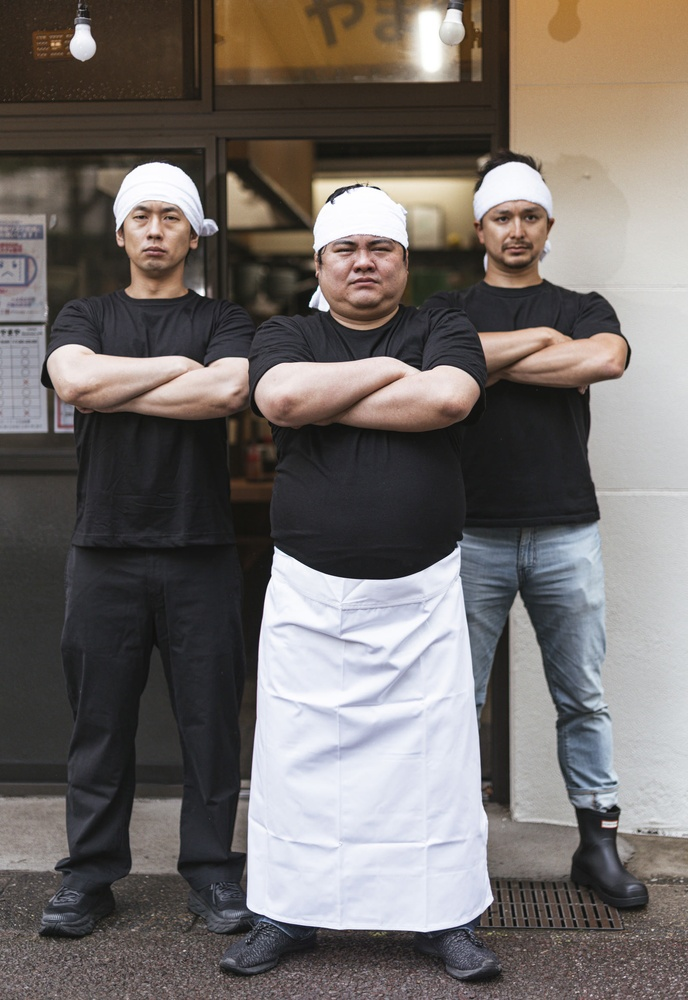
#> input picture images/opencv/ramen_mans.jpg, 688 x 1000 px, shrunk from 1600 x 2327 before the run, found by its file name
$ python face-detection.py
#> lines starting #> are read from the running program, lines starting #| are printed output that depends on the picture
import cv2
import matplotlib.pyplot as plt


def main():
    # 画像の読み込み
    ramen_mans = cv2.imread("images/opencv/ramen_mans.jpg")
#> ramen_mans is the input picture: shape (1000, 688, 3); mean B, G, R 104.8, 107.9, 114.1

    # RGB 変換
    img = cv2.cvtColor(ramen_mans, cv2.COLOR_BGR2RGB)

    # 事前にアップロードしたファイル読み込み
    cascade = cv2.CascadeClassifier("utils/haarcascade_frontalface_default.xml")

    # 顔を検出
    gray = cv2.cvtColor(img, cv2.COLOR_BGR2GRAY)
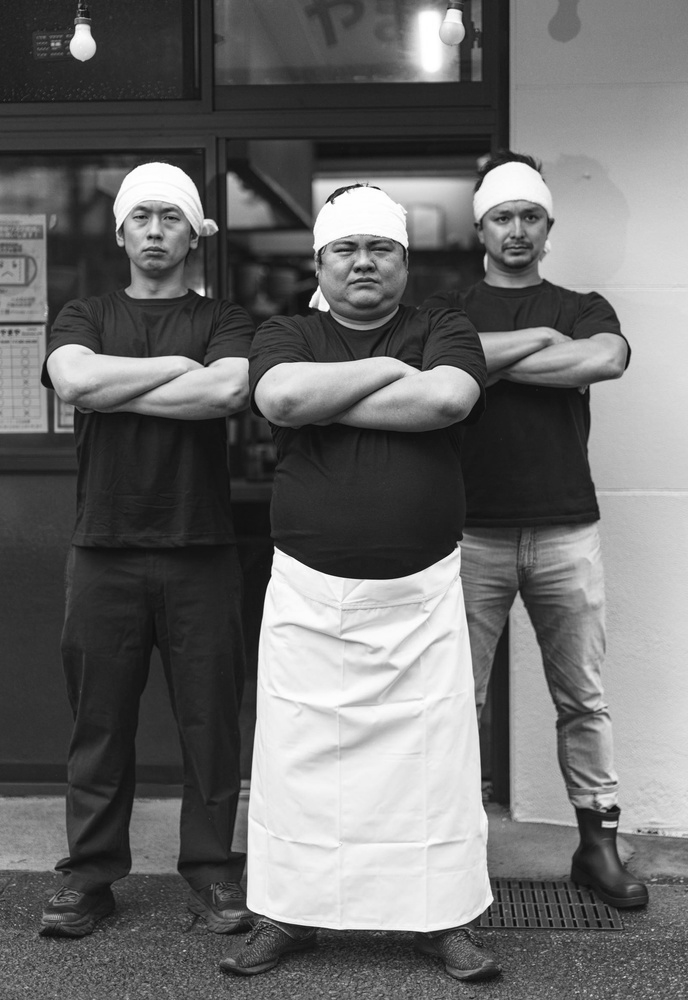
#> gray: shape (1000, 688); min 7, max 255, mean 107.7
    face = cascade.detectMultiScale(
        gray, scaleFactor=1.1, minNeighbors=3, minSize=(30, 30)
    )
#> face = [[477, 187, 81, 81], [113, 185, 84, 84], [319, 214, 88, 88]]

    # 検出した領域を矩形で囲む
    for x, y, w, h in face:
        cv2.rectangle(img, (x, y), (x + w, y + h), (200, 0, 0), 3)
#> this loop made 3 passes
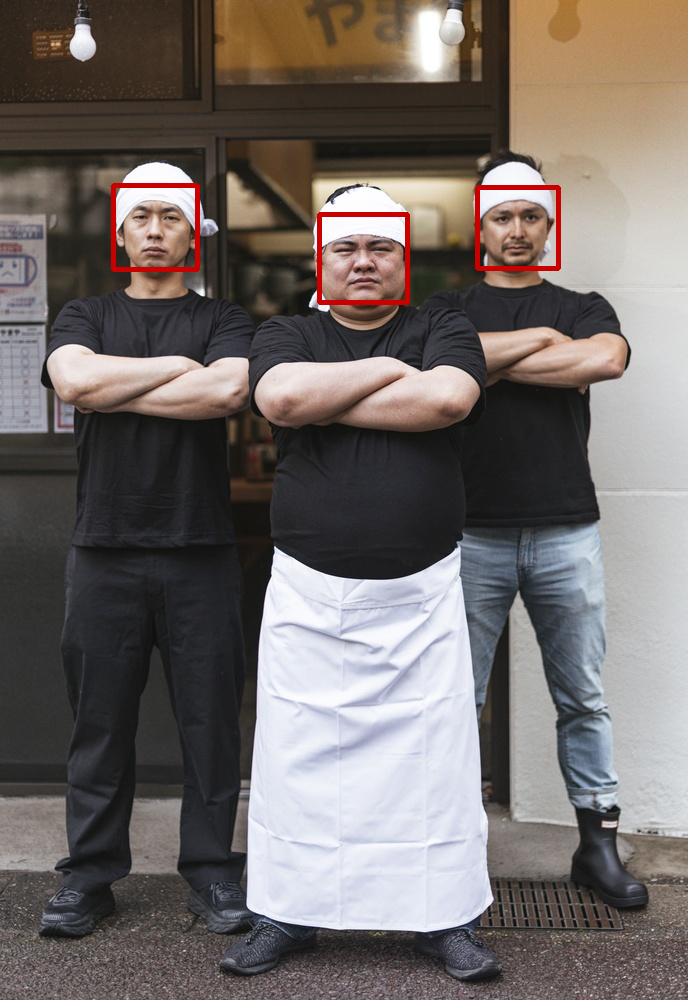
#> img: shape (1000, 688, 3); mean R, G, B 114.5, 106.9, 103.8

    # 画像の保存
    cv2.imwrite("images/ramen_mans_face_detection.jpg", img)

    # 画像の表示
    plt.imshow(img)
    plt.axis("off")
    plt.title("Face Detection")
    plt.show()


if __name__ == "__main__":
    main()

$ run again, with images/opencv/cheer_man.jpg copied over images/opencv/ramen_mans.jpg
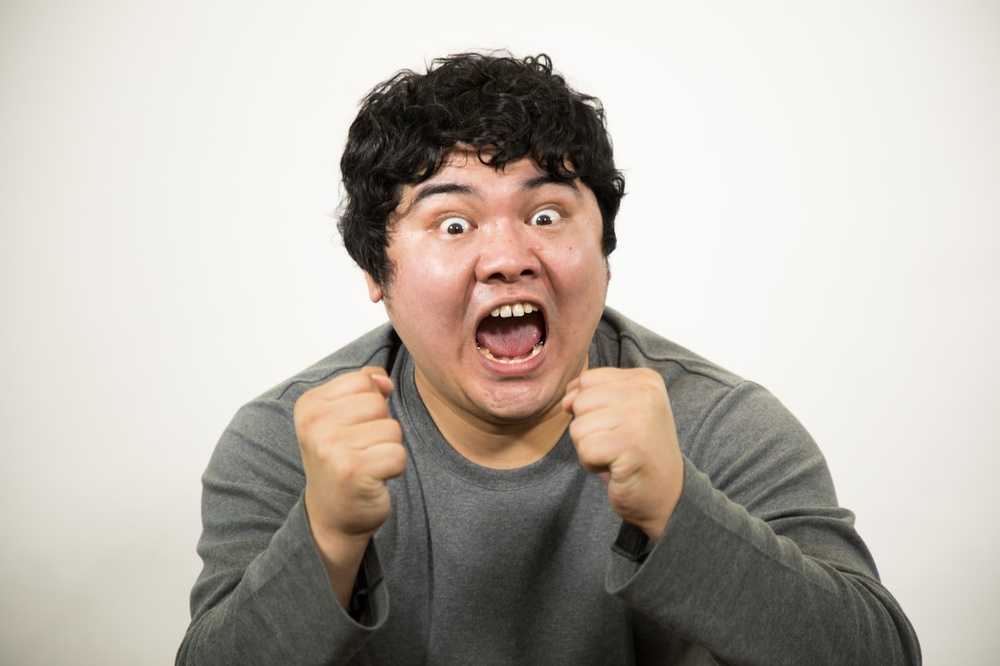
#> input picture images/opencv/cheer_man.jpg, 1000 x 666 px, shrunk from 1600 x 1066 before the run, found by its file name
#> in main, ramen_mans is the input picture: shape (666, 1000, 3); mean B, G, R 172.5, 180.4, 187.5
#> in main, `gray = cv2.cvtColor(img, cv2.COLOR_BGR2GRAY)`:
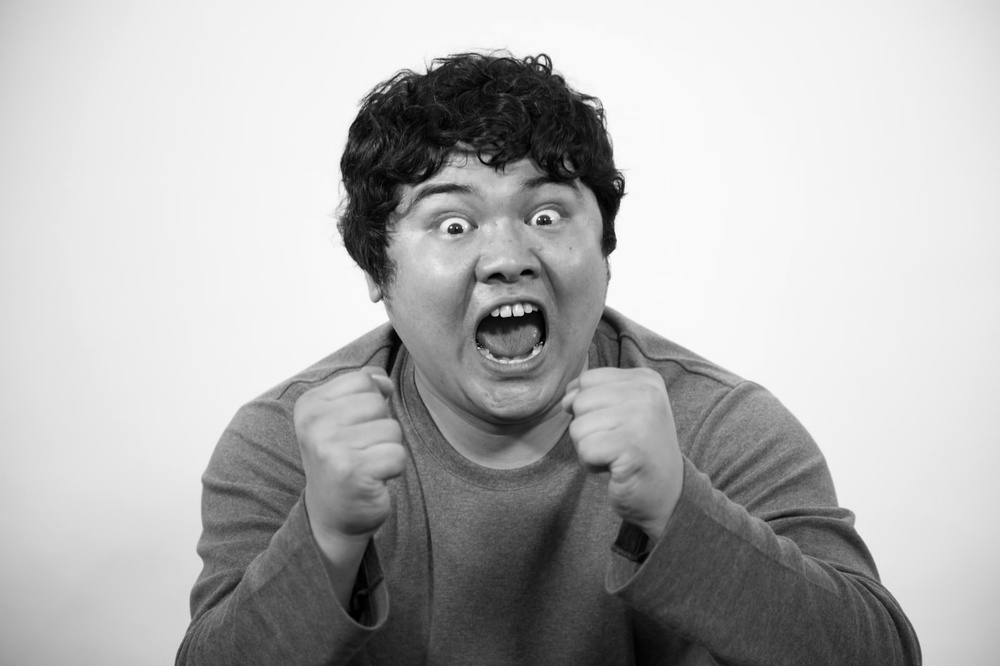
#> gray: shape (666, 1000); min 0, max 254, mean 178.9
#> face = [[375, 119, 248, 248]]
#> the loop in main, `for x, y, w, h in face:` made 1 pass
#> after the loop in main, `for x, y, w, h in face:`:
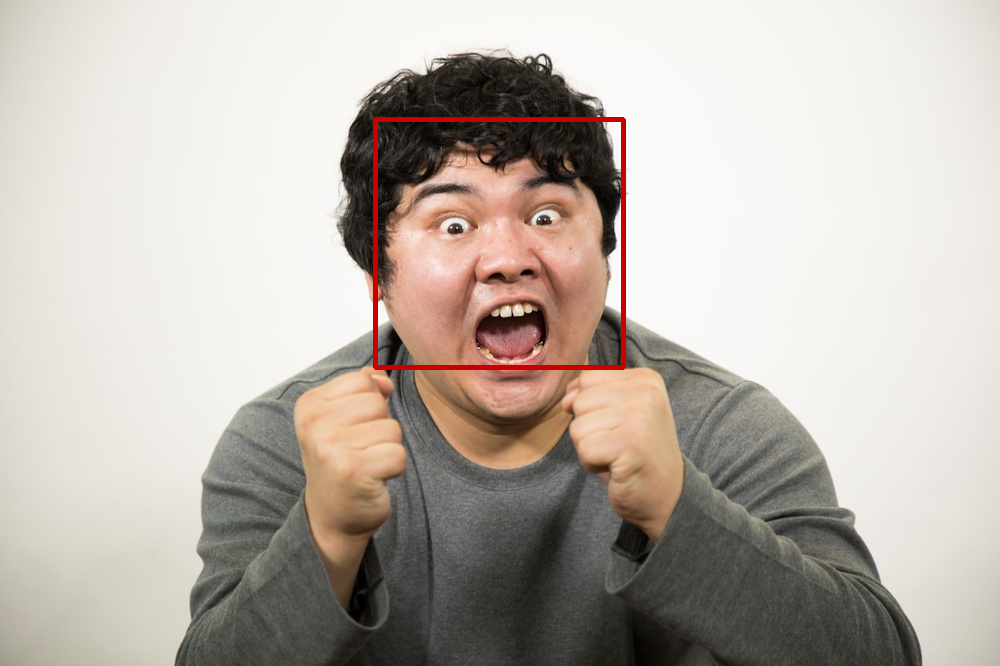
#> img: shape (666, 1000, 3); mean R, G, B 188.1, 179.6, 171.7

$ run again, with images/opencv/ramen_man.jpg copied over images/opencv/ramen_mans.jpg
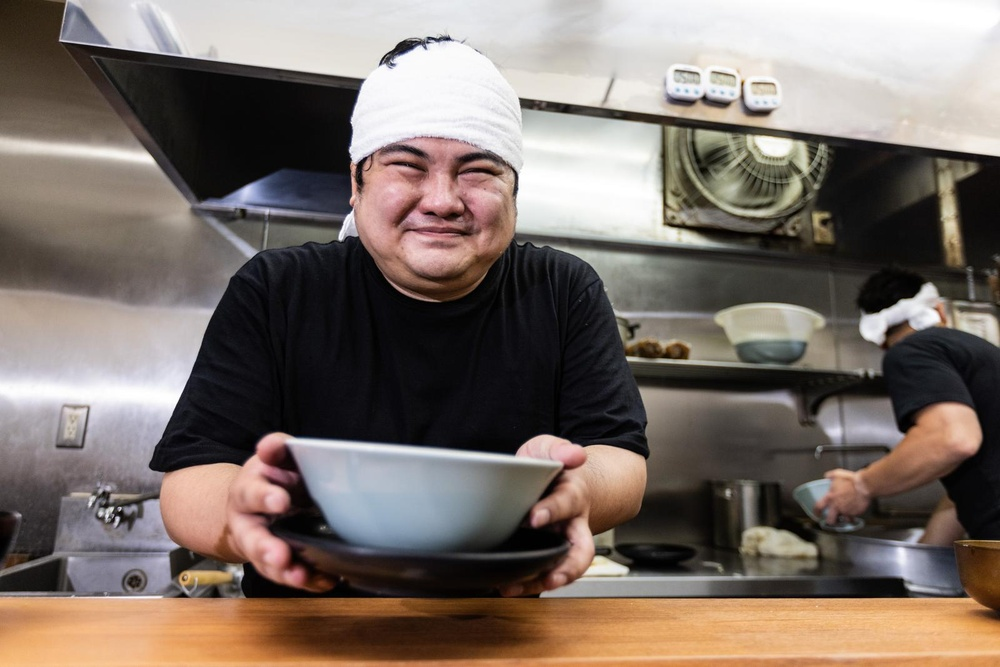
#> input picture images/opencv/ramen_man.jpg, 1000 x 667 px, shrunk from 1600 x 1067 before the run, found by its file name
#> in main, ramen_mans is the input picture: shape (667, 1000, 3); mean B, G, R 104.2, 111.7, 123.5
#> in main, `gray = cv2.cvtColor(img, cv2.COLOR_BGR2GRAY)`:
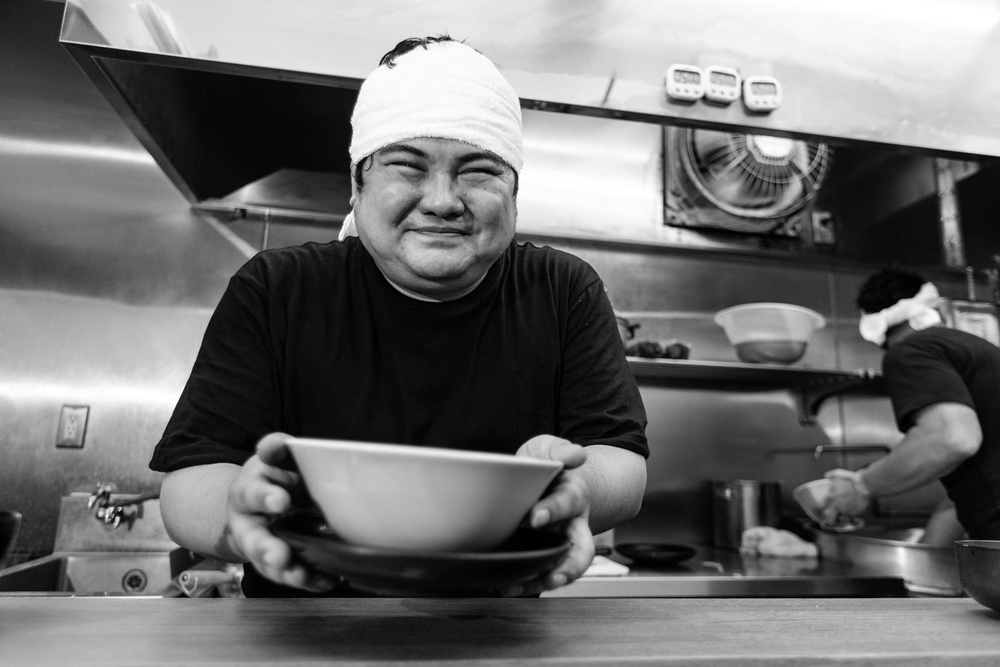
#> gray: shape (667, 1000); min 0, max 255, mean 110.8
#> face = [[354, 101, 175, 175]]
#> the loop in main, `for x, y, w, h in face:` made 1 pass
#> after the loop in main, `for x, y, w, h in face:`:
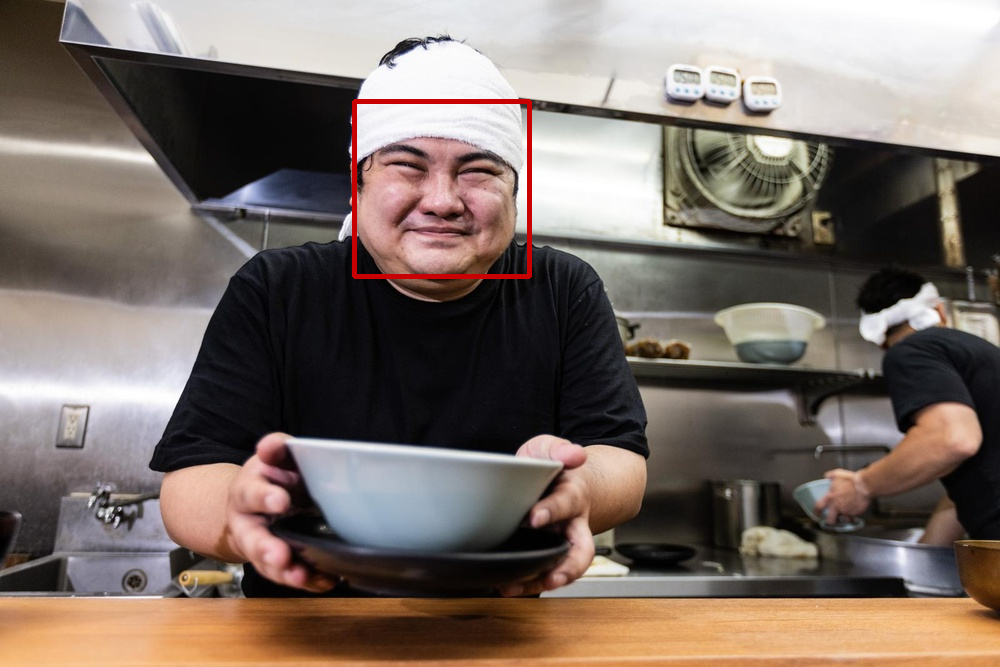
#> img: shape (667, 1000, 3); mean R, G, B 123.7, 110.9, 103.4
